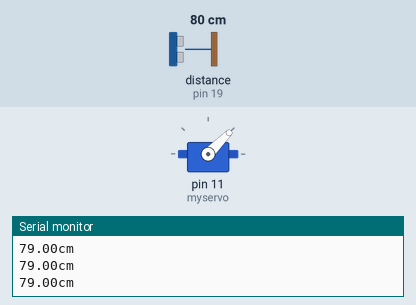
Bench run of a sketch on a simulated Arduino Uno, built with avr-gcc and run on an emulated ATmega328P. Shown: servo, the last lines printed to the serial monitor. Wiring (inferred from the names in the program): ultrasonic range finder: trigger pin 18; echo pin 19. The test bench sets the inputs (shaded band); at power-on: distance to the obstacle (sensor on pin 19) 80 cm. The echo pulse lasts 58.3 µs per cm.

Above: at 1.2 s.
1.3 s: distance to the obstacle (sensor on pin 19) set to 158 cm
4.3 s: distance to the obstacle (sensor on pin 19) set to 9 cm
At 4.56 s:
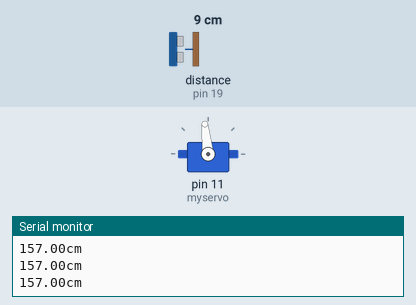
Timing chart, 0 to 7.3 s (numbered marks = the images above; inputs shaded):
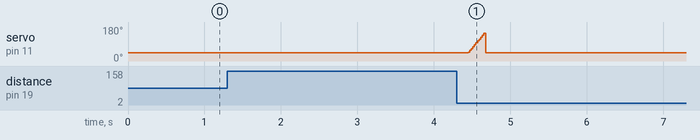

Measured:
- after the input at 4.3 s, servo on pin 11 (myservo): rises from 45° to 146° in 0.21 s, then falls to 45° in 0.02 s

The sketch:

Automatic_Gel_Sweap.ino
```cpp
#include <Servo.h>
Servo myservo;
int pos = 45;
const int TrigPin = 18;
int EchoPin = 19;
int detected = 0;
float duration, cm;

void setup() {
  Serial.begin(9600);
  myservo.attach(11);
  myservo.write(pos);
  pinMode(TrigPin, OUTPUT);
  pinMode(EchoPin, INPUT);
}

void loop()
{
  digitalWrite(TrigPin, LOW);
  delayMicroseconds(5);
  digitalWrite(TrigPin, HIGH);
  delayMicroseconds(10);
  digitalWrite(TrigPin, LOW);
  duration = pulseIn(EchoPin, HIGH);
  cm = round(duration * 0.0171);
  if (cm > 8 && cm < 18 && detected == 0) {
    detected = 1;
    for (pos = 45; pos <= 155; pos++) {
      myservo.write(pos);
      delay(2);
    }
    myservo.write(45);
  } else if (cm > 20) {
    detected = 0;
  }
  Serial.print(cm);
  Serial.print("cm");
  Serial.println();
  delay(150);
}
```
